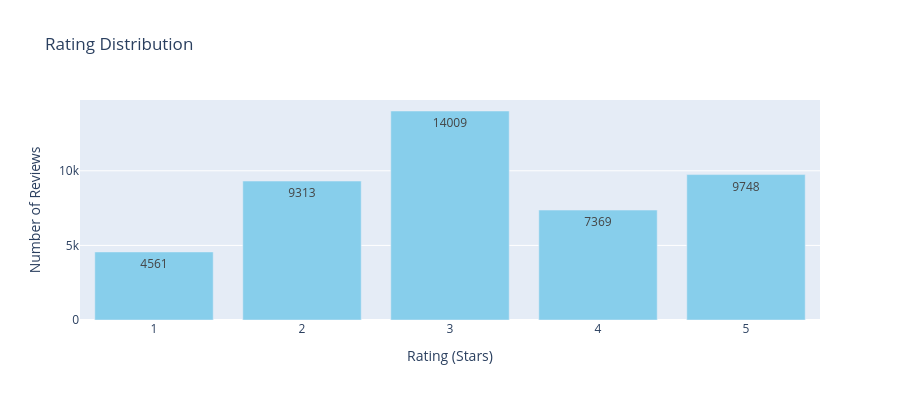

Write notebook code for a chart like this one.
### Code cell
rating_counts = df['rating'].value_counts().sort_index()

fig = go.Figure()
fig.add_trace(go.Bar(
    x=rating_counts.index,
    y=rating_counts.values,
    marker_color='skyblue',
    text=rating_counts.values,
    textposition='auto'
    
))

fig.update_layout(
    title_text= "Rating Distribution",
    xaxis_title="Rating (Stars)",
    yaxis_title="Number of Reviews",
    height=400

)

fig.show()

### Figure 1 — Plotly figure (JSON) as saved in the notebook; plotly's stock layout.template omitted (floating-point values rounded to 4 significant figures)
{"data": [{"marker": {"color": "skyblue"}, "text": [4561.0, 9313.0, 14010.0, 7369.0, 9748.0], "textposition": "auto", "type": "bar", "x": [1, 2, 3, 4, 5], "y": [4561, 9313, 14009, 7369, 9748]}], "layout": {"height": 400, "title": {"text": "Rating Distribution"}, "xaxis": {"title": {"text": "Rating (Stars)"}}, "yaxis": {"title": {"text": "Number of Reviews"}}}}
